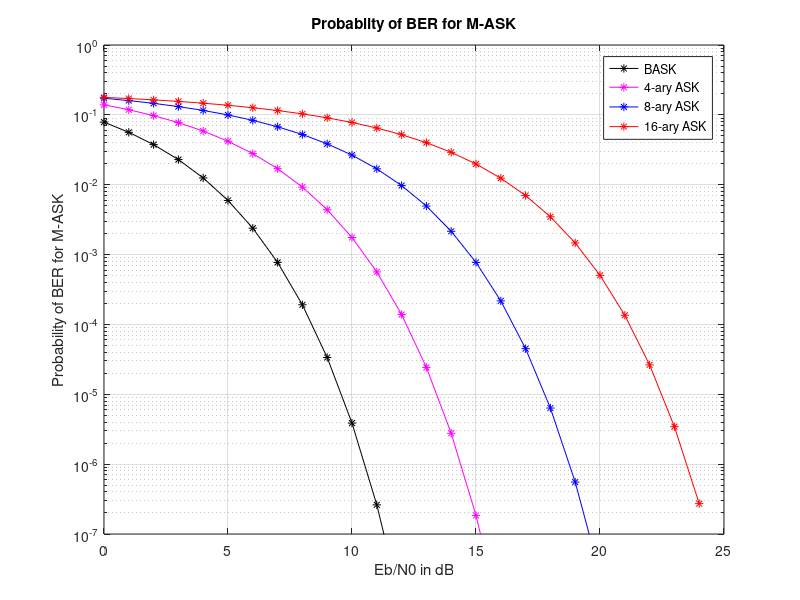

Reproduce this figure in MATLAB.
clc;
close all;
EbN0dB=-10:1:24;             % Normalised Carrier-to-noise ratio in decibel(dB)
EbN0lin=10.^(EbN0dB/10);     % Normalised Carrier-to-noise ratio
 
figure(1);
%BASK                           
BASK = 0.5*erfc(sqrt(EbN0lin));
semilogy(EbN0dB,BASK,'k*-');
hold on;

%4-ASK
ASK_4 = (3/8)*erfc(sqrt((6*EbN0lin/15)));
semilogy(EbN0dB,ASK_4,'m*-');
hold on;

%8-ary ASK
ASK_8 = 7*erfc(sqrt(9*EbN0lin/63))/24;
semilogy(EbN0dB,ASK_8,'b*-');
hold on;

%16-ary ASK
ASK_16 = 15*erfc(sqrt(12*EbN0lin/255))/64;
semilogy(EbN0dB,ASK_16,'r*-');
hold on;


ylim([10^-7,10^0]);
xlim([0,25]);
legend('BASK','4-ary ASK','8-ary ASK','16-ary ASK','Location','NorthEast');
xlabel('Eb/N0 in dB');
ylabel('Probability of BER for M-ASK');
title('Probablity of BER for M-ASK');
grid on;
